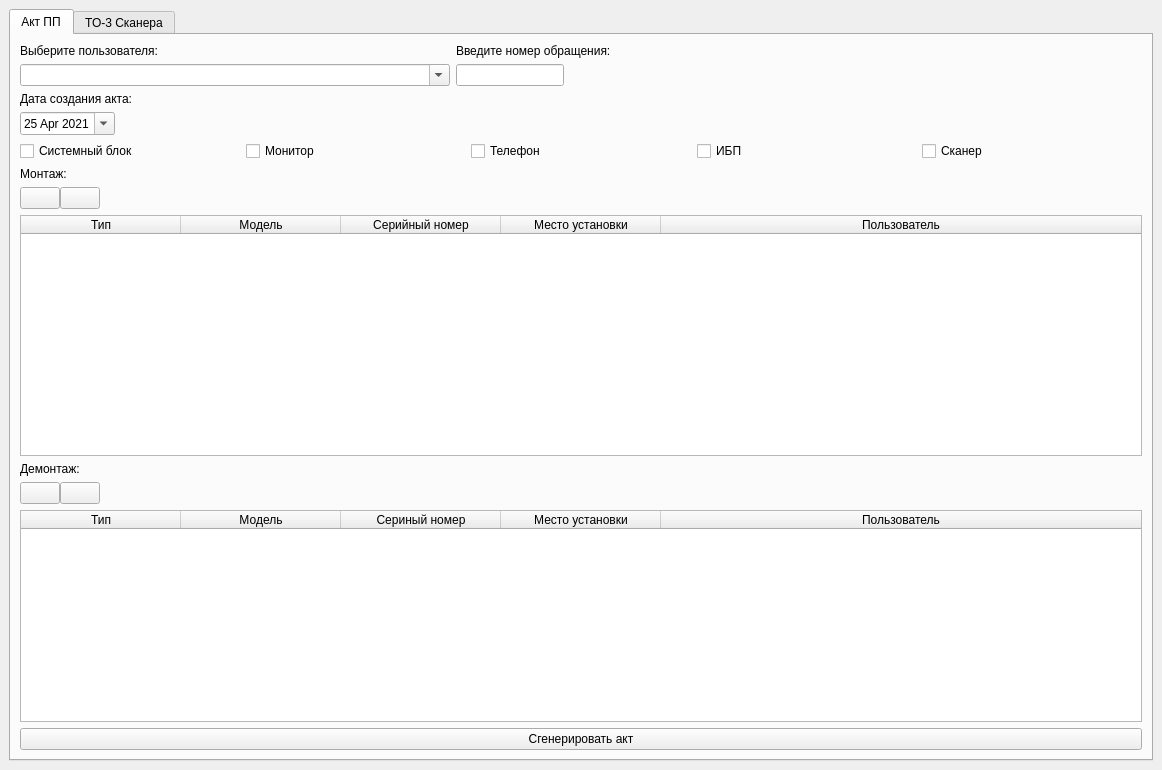
<?xml version="1.0" encoding="UTF-8"?>
<ui version="4.0">
 <class>MainWindow</class>
 <widget class="QMainWindow" name="MainWindow">
  <property name="geometry">
   <rect>
    <x>0</x>
    <y>0</y>
    <width>1162</width>
    <height>770</height>
   </rect>
  </property>
  <property name="sizePolicy">
   <sizepolicy hsizetype="Fixed" vsizetype="Fixed">
    <horstretch>0</horstretch>
    <verstretch>0</verstretch>
   </sizepolicy>
  </property>
  <property name="windowTitle">
   <string>Gakt 0.5</string>
  </property>
  <property name="styleSheet">
   <string notr="true"/>
  </property>
  <property name="tabShape">
   <enum>QTabWidget::Triangular</enum>
  </property>
  <widget class="QWidget" name="centralwidget">
   <layout class="QVBoxLayout" name="verticalLayout">
    <item>
     <widget class="QTabWidget" name="tabWidget">
      <property name="enabled">
       <bool>true</bool>
      </property>
      <property name="sizePolicy">
       <sizepolicy hsizetype="Expanding" vsizetype="Expanding">
        <horstretch>0</horstretch>
        <verstretch>0</verstretch>
       </sizepolicy>
      </property>
      <property name="currentIndex">
       <number>0</number>
      </property>
      <widget class="QWidget" name="tab">
       <attribute name="title">
        <string>Акт ПП</string>
       </attribute>
       <layout class="QVBoxLayout" name="verticalLayout_4">
        <item>
         <layout class="QHBoxLayout" name="horizontalLayout_7">
          <item>
           <layout class="QHBoxLayout" name="horizontalLayout_6">
            <item>
             <layout class="QVBoxLayout" name="verticalLayout_3">
              <property name="sizeConstraint">
               <enum>QLayout::SetMaximumSize</enum>
              </property>
              <item>
               <widget class="QLabel" name="label">
                <property name="maximumSize">
                 <size>
                  <width>400</width>
                  <height>16777215</height>
                 </size>
                </property>
                <property name="text">
                 <string>Выберите пользователя:</string>
                </property>
               </widget>
              </item>
              <item>
               <widget class="QComboBox" name="comboBox">
                <property name="sizePolicy">
                 <sizepolicy hsizetype="Fixed" vsizetype="Fixed">
                  <horstretch>0</horstretch>
                  <verstretch>0</verstretch>
                 </sizepolicy>
                </property>
                <property name="minimumSize">
                 <size>
                  <width>430</width>
                  <height>0</height>
                 </size>
                </property>
                <property name="contextMenuPolicy">
                 <enum>Qt::NoContextMenu</enum>
                </property>
                <property name="acceptDrops">
                 <bool>false</bool>
                </property>
                <property name="layoutDirection">
                 <enum>Qt::LeftToRight</enum>
                </property>
                <property name="editable">
                 <bool>true</bool>
                </property>
                <property name="currentText">
                 <string notr="true"/>
                </property>
                <property name="currentIndex">
                 <number>-1</number>
                </property>
                <property name="maxVisibleItems">
                 <number>10</number>
                </property>
                <property name="insertPolicy">
                 <enum>QComboBox::NoInsert</enum>
                </property>
                <property name="sizeAdjustPolicy">
                 <enum>QComboBox::AdjustToContents</enum>
                </property>
                <property name="modelColumn">
                 <number>0</number>
                </property>
               </widget>
              </item>
             </layout>
            </item>
            <item>
             <layout class="QVBoxLayout" name="verticalLayout_2">
              <item>
               <widget class="QLabel" name="label_7">
                <property name="text">
                 <string>Введите номер обращения:</string>
                </property>
               </widget>
              </item>
              <item>
               <widget class="QLineEdit" name="lineEdit">
                <property name="sizePolicy">
                 <sizepolicy hsizetype="Fixed" vsizetype="Fixed">
                  <horstretch>0</horstretch>
                  <verstretch>0</verstretch>
                 </sizepolicy>
                </property>
               </widget>
              </item>
             </layout>
            </item>
           </layout>
          </item>
          <item>
           <widget class="QLabel" name="label_8">
            <property name="minimumSize">
             <size>
              <width>450</width>
              <height>0</height>
             </size>
            </property>
            <property name="text">
             <string/>
            </property>
           </widget>
          </item>
         </layout>
        </item>
        <item>
         <layout class="QVBoxLayout" name="verticalLayout_7">
          <item>
           <widget class="QLabel" name="label_2">
            <property name="text">
             <string>Дата создания акта:</string>
            </property>
           </widget>
          </item>
          <item>
           <widget class="QDateEdit" name="dateEdit">
            <property name="enabled">
             <bool>true</bool>
            </property>
            <property name="sizePolicy">
             <sizepolicy hsizetype="Fixed" vsizetype="Fixed">
              <horstretch>0</horstretch>
              <verstretch>0</verstretch>
             </sizepolicy>
            </property>
            <property name="minimumSize">
             <size>
              <width>80</width>
              <height>0</height>
             </size>
            </property>
            <property name="wrapping">
             <bool>true</bool>
            </property>
            <property name="alignment">
             <set>Qt::AlignJustify|Qt::AlignVCenter</set>
            </property>
            <property name="calendarPopup">
             <bool>true</bool>
            </property>
            <property name="date">
             <date>
              <year>2021</year>
              <month>4</month>
              <day>25</day>
             </date>
            </property>
           </widget>
          </item>
         </layout>
        </item>
        <item>
         <layout class="QHBoxLayout" name="horizontalLayout">
          <item>
           <widget class="QCheckBox" name="checkBox">
            <property name="text">
             <string>Системный блок</string>
            </property>
           </widget>
          </item>
          <item>
           <widget class="QCheckBox" name="checkBox_2">
            <property name="text">
             <string>Монитор</string>
            </property>
           </widget>
          </item>
          <item>
           <widget class="QCheckBox" name="checkBox_4">
            <property name="text">
             <string>Телефон</string>
            </property>
           </widget>
          </item>
          <item>
           <widget class="QCheckBox" name="checkBox_3">
            <property name="text">
             <string>ИБП</string>
            </property>
           </widget>
          </item>
          <item>
           <widget class="QCheckBox" name="checkBox_5">
            <property name="text">
             <string>Сканер</string>
            </property>
           </widget>
          </item>
         </layout>
        </item>
        <item>
         <widget class="QLabel" name="label_4">
          <property name="text">
           <string>Монтаж:</string>
          </property>
         </widget>
        </item>
        <item>
         <layout class="QHBoxLayout" name="horizontalLayout_4">
          <item>
           <layout class="QHBoxLayout" name="horizontalLayout_3" stretch="0,0">
            <property name="spacing">
             <number>0</number>
            </property>
            <property name="sizeConstraint">
             <enum>QLayout::SetNoConstraint</enum>
            </property>
            <property name="rightMargin">
             <number>0</number>
            </property>
            <item>
             <widget class="QPushButton" name="addRow_1">
              <property name="sizePolicy">
               <sizepolicy hsizetype="Fixed" vsizetype="Fixed">
                <horstretch>0</horstretch>
                <verstretch>0</verstretch>
               </sizepolicy>
              </property>
              <property name="toolTip">
               <string>&lt;html&gt;&lt;head/&gt;&lt;body&gt;&lt;p&gt;Добавить строку&lt;/p&gt;&lt;/body&gt;&lt;/html&gt;</string>
              </property>
              <property name="whatsThis">
               <string>&lt;html&gt;&lt;head/&gt;&lt;body&gt;&lt;p&gt;&lt;br/&gt;&lt;/p&gt;&lt;/body&gt;&lt;/html&gt;</string>
              </property>
              <property name="text">
               <string/>
              </property>
              <property name="icon">
               <iconset>
                <normaloff>+.png</normaloff>+.png</iconset>
              </property>
             </widget>
            </item>
            <item>
             <widget class="QPushButton" name="deleteRow_1">
              <property name="sizePolicy">
               <sizepolicy hsizetype="Fixed" vsizetype="Fixed">
                <horstretch>0</horstretch>
                <verstretch>0</verstretch>
               </sizepolicy>
              </property>
              <property name="maximumSize">
               <size>
                <width>16777215</width>
                <height>16777215</height>
               </size>
              </property>
              <property name="baseSize">
               <size>
                <width>0</width>
                <height>0</height>
               </size>
              </property>
              <property name="acceptDrops">
               <bool>false</bool>
              </property>
              <property name="toolTip">
               <string>&lt;html&gt;&lt;head/&gt;&lt;body&gt;&lt;p&gt;Удалить строку&lt;/p&gt;&lt;/body&gt;&lt;/html&gt;</string>
              </property>
              <property name="whatsThis">
               <string>&lt;html&gt;&lt;head/&gt;&lt;body&gt;&lt;p&gt;&lt;br/&gt;&lt;/p&gt;&lt;/body&gt;&lt;/html&gt;</string>
              </property>
              <property name="styleSheet">
               <string notr="true"/>
              </property>
              <property name="text">
               <string/>
              </property>
              <property name="icon">
               <iconset>
                <normaloff>-.png</normaloff>-.png</iconset>
              </property>
              <property name="iconSize">
               <size>
                <width>18</width>
                <height>18</height>
               </size>
              </property>
              <property name="shortcut">
               <string/>
              </property>
              <property name="checkable">
               <bool>false</bool>
              </property>
              <property name="autoRepeat">
               <bool>false</bool>
              </property>
              <property name="autoExclusive">
               <bool>false</bool>
              </property>
              <property name="autoDefault">
               <bool>false</bool>
              </property>
              <property name="flat">
               <bool>false</bool>
              </property>
             </widget>
            </item>
           </layout>
          </item>
          <item>
           <widget class="QLabel" name="label_5">
            <property name="minimumSize">
             <size>
              <width>1000</width>
              <height>0</height>
             </size>
            </property>
            <property name="text">
             <string/>
            </property>
           </widget>
          </item>
         </layout>
        </item>
        <item>
         <widget class="QTableWidget" name="DataTable_1">
          <property name="enabled">
           <bool>true</bool>
          </property>
          <property name="mouseTracking">
           <bool>false</bool>
          </property>
          <property name="acceptDrops">
           <bool>false</bool>
          </property>
          <property name="layoutDirection">
           <enum>Qt::LeftToRight</enum>
          </property>
          <property name="autoFillBackground">
           <bool>false</bool>
          </property>
          <property name="styleSheet">
           <string notr="true"/>
          </property>
          <property name="sizeAdjustPolicy">
           <enum>QAbstractScrollArea::AdjustIgnored</enum>
          </property>
          <property name="dragEnabled">
           <bool>true</bool>
          </property>
          <property name="dragDropOverwriteMode">
           <bool>true</bool>
          </property>
          <property name="dragDropMode">
           <enum>QAbstractItemView::DragOnly</enum>
          </property>
          <property name="defaultDropAction">
           <enum>Qt::CopyAction</enum>
          </property>
          <property name="textElideMode">
           <enum>Qt::ElideRight</enum>
          </property>
          <property name="sortingEnabled">
           <bool>false</bool>
          </property>
          <property name="rowCount">
           <number>0</number>
          </property>
          <property name="columnCount">
           <number>5</number>
          </property>
          <attribute name="horizontalHeaderVisible">
           <bool>true</bool>
          </attribute>
          <attribute name="horizontalHeaderCascadingSectionResizes">
           <bool>false</bool>
          </attribute>
          <attribute name="horizontalHeaderMinimumSectionSize">
           <number>20</number>
          </attribute>
          <attribute name="horizontalHeaderDefaultSectionSize">
           <number>160</number>
          </attribute>
          <attribute name="horizontalHeaderHighlightSections">
           <bool>true</bool>
          </attribute>
          <attribute name="horizontalHeaderShowSortIndicator" stdset="0">
           <bool>false</bool>
          </attribute>
          <attribute name="horizontalHeaderStretchLastSection">
           <bool>true</bool>
          </attribute>
          <attribute name="verticalHeaderVisible">
           <bool>true</bool>
          </attribute>
          <attribute name="verticalHeaderMinimumSectionSize">
           <number>30</number>
          </attribute>
          <attribute name="verticalHeaderDefaultSectionSize">
           <number>37</number>
          </attribute>
          <attribute name="verticalHeaderHighlightSections">
           <bool>true</bool>
          </attribute>
          <attribute name="verticalHeaderShowSortIndicator" stdset="0">
           <bool>false</bool>
          </attribute>
          <attribute name="verticalHeaderStretchLastSection">
           <bool>false</bool>
          </attribute>
          <column>
           <property name="text">
            <string>Тип</string>
           </property>
          </column>
          <column>
           <property name="text">
            <string>Модель</string>
           </property>
          </column>
          <column>
           <property name="text">
            <string>Серийный номер</string>
           </property>
          </column>
          <column>
           <property name="text">
            <string>Место установки</string>
           </property>
          </column>
          <column>
           <property name="text">
            <string>Пользователь</string>
           </property>
          </column>
         </widget>
        </item>
        <item>
         <widget class="QLabel" name="label_3">
          <property name="text">
           <string>Демонтаж:</string>
          </property>
         </widget>
        </item>
        <item>
         <layout class="QHBoxLayout" name="horizontalLayout_5">
          <item>
           <layout class="QHBoxLayout" name="horizontalLayout_2">
            <property name="spacing">
             <number>0</number>
            </property>
            <property name="sizeConstraint">
             <enum>QLayout::SetNoConstraint</enum>
            </property>
            <property name="rightMargin">
             <number>0</number>
            </property>
            <item>
             <widget class="QPushButton" name="addRow_2">
              <property name="sizePolicy">
               <sizepolicy hsizetype="Fixed" vsizetype="Fixed">
                <horstretch>0</horstretch>
                <verstretch>0</verstretch>
               </sizepolicy>
              </property>
              <property name="toolTip">
               <string>&lt;html&gt;&lt;head/&gt;&lt;body&gt;&lt;p&gt;Добавить строку&lt;/p&gt;&lt;/body&gt;&lt;/html&gt;</string>
              </property>
              <property name="whatsThis">
               <string>&lt;html&gt;&lt;head/&gt;&lt;body&gt;&lt;p&gt;&lt;br/&gt;&lt;/p&gt;&lt;/body&gt;&lt;/html&gt;</string>
              </property>
              <property name="text">
               <string/>
              </property>
              <property name="icon">
               <iconset>
                <normaloff>+.png</normaloff>+.png</iconset>
              </property>
             </widget>
            </item>
            <item>
             <widget class="QPushButton" name="deleteRow_2">
              <property name="sizePolicy">
               <sizepolicy hsizetype="Fixed" vsizetype="Fixed">
                <horstretch>0</horstretch>
                <verstretch>0</verstretch>
               </sizepolicy>
              </property>
              <property name="toolTip">
               <string>&lt;html&gt;&lt;head/&gt;&lt;body&gt;&lt;p&gt;Удалить строку&lt;/p&gt;&lt;/body&gt;&lt;/html&gt;</string>
              </property>
              <property name="whatsThis">
               <string>&lt;html&gt;&lt;head/&gt;&lt;body&gt;&lt;p&gt;&lt;br/&gt;&lt;/p&gt;&lt;/body&gt;&lt;/html&gt;</string>
              </property>
              <property name="styleSheet">
               <string notr="true"/>
              </property>
              <property name="text">
               <string/>
              </property>
              <property name="icon">
               <iconset>
                <normaloff>-.png</normaloff>-.png</iconset>
              </property>
              <property name="iconSize">
               <size>
                <width>18</width>
                <height>18</height>
               </size>
              </property>
              <property name="shortcut">
               <string/>
              </property>
              <property name="checkable">
               <bool>false</bool>
              </property>
              <property name="autoRepeat">
               <bool>false</bool>
              </property>
              <property name="autoExclusive">
               <bool>false</bool>
              </property>
              <property name="autoDefault">
               <bool>false</bool>
              </property>
              <property name="flat">
               <bool>false</bool>
              </property>
             </widget>
            </item>
           </layout>
          </item>
          <item>
           <widget class="QLabel" name="label_6">
            <property name="minimumSize">
             <size>
              <width>1000</width>
              <height>0</height>
             </size>
            </property>
            <property name="text">
             <string/>
            </property>
           </widget>
          </item>
         </layout>
        </item>
        <item>
         <layout class="QVBoxLayout" name="verticalLayout_5">
          <item>
           <widget class="QTableWidget" name="DataTable_2">
            <property name="layoutDirection">
             <enum>Qt::LeftToRight</enum>
            </property>
            <property name="sizeAdjustPolicy">
             <enum>QAbstractScrollArea::AdjustIgnored</enum>
            </property>
            <property name="dragEnabled">
             <bool>true</bool>
            </property>
            <property name="dragDropOverwriteMode">
             <bool>true</bool>
            </property>
            <property name="dragDropMode">
             <enum>QAbstractItemView::DragOnly</enum>
            </property>
            <property name="defaultDropAction">
             <enum>Qt::CopyAction</enum>
            </property>
            <attribute name="horizontalHeaderVisible">
             <bool>true</bool>
            </attribute>
            <attribute name="horizontalHeaderCascadingSectionResizes">
             <bool>false</bool>
            </attribute>
            <attribute name="horizontalHeaderMinimumSectionSize">
             <number>20</number>
            </attribute>
            <attribute name="horizontalHeaderDefaultSectionSize">
             <number>160</number>
            </attribute>
            <attribute name="horizontalHeaderHighlightSections">
             <bool>true</bool>
            </attribute>
            <attribute name="horizontalHeaderShowSortIndicator" stdset="0">
             <bool>false</bool>
            </attribute>
            <attribute name="horizontalHeaderStretchLastSection">
             <bool>true</bool>
            </attribute>
            <attribute name="verticalHeaderVisible">
             <bool>true</bool>
            </attribute>
            <attribute name="verticalHeaderMinimumSectionSize">
             <number>30</number>
            </attribute>
            <attribute name="verticalHeaderDefaultSectionSize">
             <number>37</number>
            </attribute>
            <attribute name="verticalHeaderHighlightSections">
             <bool>true</bool>
            </attribute>
            <attribute name="verticalHeaderShowSortIndicator" stdset="0">
             <bool>false</bool>
            </attribute>
            <attribute name="verticalHeaderStretchLastSection">
             <bool>false</bool>
            </attribute>
            <column>
             <property name="text">
              <string>Тип</string>
             </property>
            </column>
            <column>
             <property name="text">
              <string>Модель</string>
             </property>
            </column>
            <column>
             <property name="text">
              <string>Сериный номер</string>
             </property>
            </column>
            <column>
             <property name="text">
              <string>Место установки</string>
             </property>
            </column>
            <column>
             <property name="text">
              <string>Пользователь</string>
             </property>
            </column>
           </widget>
          </item>
          <item>
           <widget class="QPushButton" name="pushButton">
            <property name="sizePolicy">
             <sizepolicy hsizetype="Preferred" vsizetype="Fixed">
              <horstretch>0</horstretch>
              <verstretch>0</verstretch>
             </sizepolicy>
            </property>
            <property name="minimumSize">
             <size>
              <width>0</width>
              <height>0</height>
             </size>
            </property>
            <property name="contextMenuPolicy">
             <enum>Qt::DefaultContextMenu</enum>
            </property>
            <property name="text">
             <string>Сгенерировать акт</string>
            </property>
            <property name="autoExclusive">
             <bool>false</bool>
            </property>
           </widget>
          </item>
         </layout>
        </item>
       </layout>
       <zorder>DataTable_1</zorder>
       <zorder></zorder>
       <zorder>label_3</zorder>
       <zorder>label_4</zorder>
       <zorder></zorder>
       <zorder></zorder>
       <zorder></zorder>
       <zorder></zorder>
       <zorder>label_9</zorder>
       <zorder>label_8</zorder>
      </widget>
      <widget class="QWidget" name="tab_2">
       <attribute name="title">
        <string>ТО-3 Сканера</string>
       </attribute>
       <widget class="QLineEdit" name="lineEdit_2">
        <property name="geometry">
         <rect>
          <x>490</x>
          <y>220</y>
          <width>113</width>
          <height>20</height>
         </rect>
        </property>
       </widget>
      </widget>
     </widget>
    </item>
   </layout>
  </widget>
 </widget>
 <resources/>
 <connections/>
</ui>
